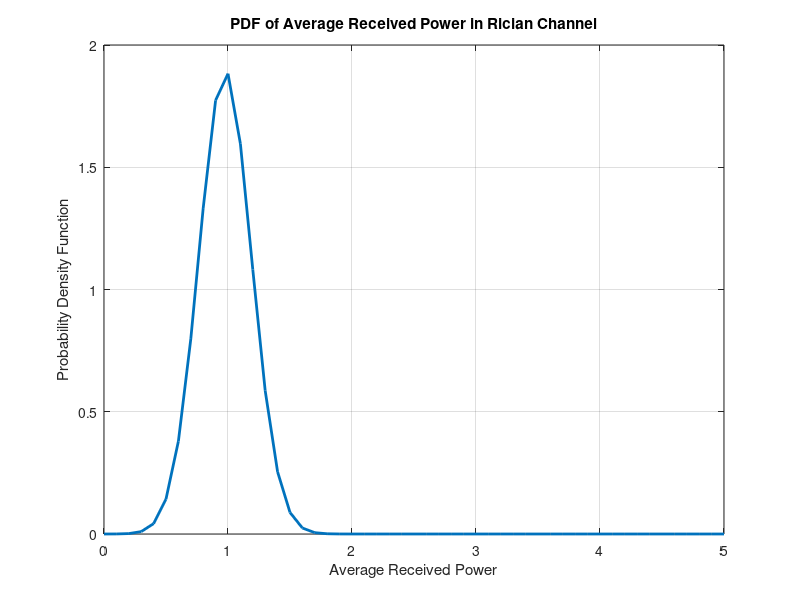

This chart was generated by the following MATLAB code:
k = 10;  % Rician factor
sigma = 1;  % Scale parameter
x = 0:0.1:5;  % Range of received power values

% Calculate the Bessel function part
x_bess = (2 .* x) .* sqrt((k * (k + 1)) / sigma);
j = besseli(0, x_bess);

%j=(1/(2*pi))*int(x_bess,th,0,2*pi);
% Calculate the PDF for the Rician distribution
pdf1 = ((2 .* x) * (k + 1) / sigma) .* exp(-k - (x.^2 * (k + 1) / sigma)) .* j;

% Plot the PDF
figure;
plot(x, pdf1, 'LineWidth', 2);
xlabel('Average Received Power');
ylabel('Probability Density Function');
title('PDF of Average Received Power in Rician Channel');
grid on;
